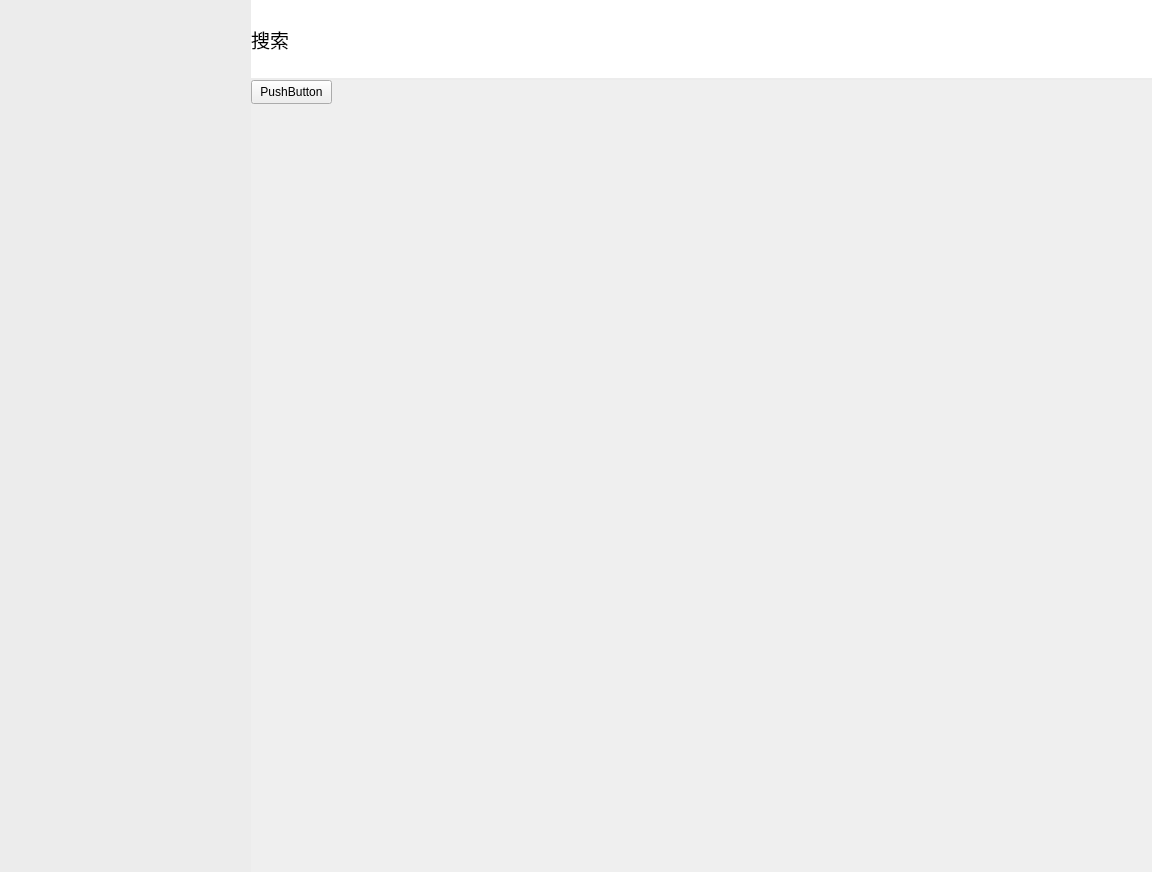
<?xml version="1.0" encoding="UTF-8"?>
<ui version="4.0">
 <class>HomePageClass</class>
 <widget class="QWidget" name="HomePageClass">
  <property name="geometry">
   <rect>
    <x>0</x>
    <y>0</y>
    <width>1152</width>
    <height>872</height>
   </rect>
  </property>
  <property name="windowTitle">
   <string>HomePage</string>
  </property>
  <layout class="QHBoxLayout" name="horizontalLayout_2">
   <property name="spacing">
    <number>0</number>
   </property>
   <property name="leftMargin">
    <number>0</number>
   </property>
   <property name="topMargin">
    <number>0</number>
   </property>
   <property name="rightMargin">
    <number>0</number>
   </property>
   <property name="bottomMargin">
    <number>0</number>
   </property>
   <item>
    <widget class="QWidget" name="widget" native="true">
     <layout class="QHBoxLayout" name="horizontalLayout">
      <property name="spacing">
       <number>0</number>
      </property>
      <property name="leftMargin">
       <number>0</number>
      </property>
      <property name="topMargin">
       <number>0</number>
      </property>
      <property name="rightMargin">
       <number>0</number>
      </property>
      <property name="bottomMargin">
       <number>0</number>
      </property>
      <item>
       <widget class="Navigation" name="NavBar" native="true">
        <property name="minimumSize">
         <size>
          <width>251</width>
          <height>872</height>
         </size>
        </property>
        <property name="maximumSize">
         <size>
          <width>250</width>
          <height>6000</height>
         </size>
        </property>
        <property name="styleSheet">
         <string notr="true">#NavBar QPushButton{
	border:none
}
#NavBar QPushButton:hover{
	
	color: rgb(0, 85, 255);
}

#NavBar{
background-color: rgb(236, 236, 236);
}
</string>
        </property>
       </widget>
      </item>
      <item>
       <widget class="QWidget" name="TopBar" native="true">
        <property name="minimumSize">
         <size>
          <width>901</width>
          <height>872</height>
         </size>
        </property>
        <property name="maximumSize">
         <size>
          <width>6000</width>
          <height>6000</height>
         </size>
        </property>
        <property name="styleSheet">
         <string notr="true"/>
        </property>
        <layout class="QVBoxLayout" name="verticalLayout">
         <property name="spacing">
          <number>0</number>
         </property>
         <property name="leftMargin">
          <number>0</number>
         </property>
         <property name="topMargin">
          <number>0</number>
         </property>
         <property name="rightMargin">
          <number>0</number>
         </property>
         <property name="bottomMargin">
          <number>0</number>
         </property>
         <item>
          <widget class="QWidget" name="RightBar" native="true">
           <property name="minimumSize">
            <size>
             <width>0</width>
             <height>80</height>
            </size>
           </property>
           <property name="maximumSize">
            <size>
             <width>16777215</width>
             <height>80</height>
            </size>
           </property>
           <property name="styleSheet">
            <string notr="true">#RightBar{
border-bottom:2px solid rgb(236, 236, 236);
background-color: rgb(255, 255, 255);
}</string>
           </property>
           <layout class="QHBoxLayout" name="horizontalLayout_3">
            <property name="spacing">
             <number>0</number>
            </property>
            <property name="leftMargin">
             <number>0</number>
            </property>
            <property name="topMargin">
             <number>0</number>
            </property>
            <property name="rightMargin">
             <number>9</number>
            </property>
            <property name="bottomMargin">
             <number>0</number>
            </property>
            <item>
             <widget class="QLabel" name="label_2">
              <property name="text">
               <string>&lt;html&gt;&lt;head/&gt;&lt;body&gt;&lt;p&gt;&lt;span style=&quot; font-size:14pt;&quot;&gt;搜索&lt;/span&gt;&lt;/p&gt;&lt;/body&gt;&lt;/html&gt;</string>
              </property>
             </widget>
            </item>
            <item>
             <spacer name="horizontalSpacer">
              <property name="orientation">
               <enum>Qt::Orientation::Horizontal</enum>
              </property>
              <property name="sizeHint" stdset="0">
               <size>
                <width>40</width>
                <height>20</height>
               </size>
              </property>
             </spacer>
            </item>
            <item>
             <widget class="ClickLabel" name="Head_portrait">
              <property name="text">
               <string/>
              </property>
             </widget>
            </item>
           </layout>
          </widget>
         </item>
         <item>
          <widget class="QStackedWidget" name="Content">
           <property name="styleSheet">
            <string notr="true"/>
           </property>
           <property name="currentIndex">
            <number>0</number>
           </property>
           <widget class="QWidget" name="personlinfopage">
            <widget class="QPushButton" name="pushButton_6">
             <property name="geometry">
              <rect>
               <x>0</x>
               <y>0</y>
               <width>81</width>
               <height>24</height>
              </rect>
             </property>
             <property name="text">
              <string>PushButton</string>
             </property>
            </widget>
           </widget>
           <widget class="QWidget" name="mainpage"/>
          </widget>
         </item>
        </layout>
       </widget>
      </item>
     </layout>
    </widget>
   </item>
  </layout>
 </widget>
 <layoutdefault spacing="6" margin="11"/>
 <customwidgets>
  <customwidget>
   <class>ClickLabel</class>
   <extends>QLabel</extends>
   <header>Common/Widgets/ClickLabel.h</header>
  </customwidget>
  <customwidget>
   <class>Navigation</class>
   <extends>QWidget</extends>
   <header>Common/Widgets/NavigationMenu/Navigation.h</header>
   <container>1</container>
  </customwidget>
 </customwidgets>
 <resources>
  <include location="../../Resource.qrc"/>
 </resources>
 <connections/>
</ui>
